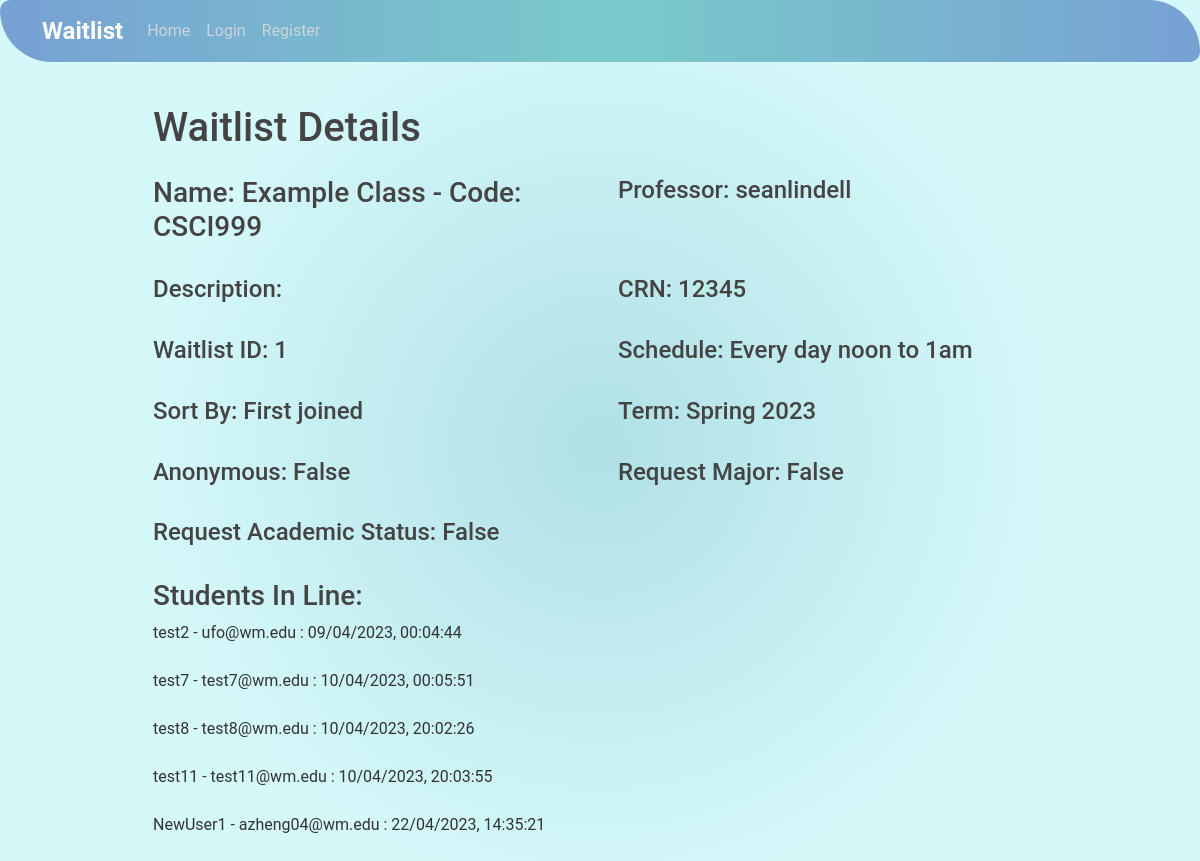
/studenthome/1/detail/, run on the app's committed database.
### studentview/models.py (models this page shows)
class ClassWaitlist(models.Model):
    className = models.CharField(max_length=200, name="className", verbose_name='Class Name')
    classDescription = models.TextField(verbose_name='Description', default=' ')
    classCode = models.CharField(max_length=200, verbose_name='Class Code')
    crn = models.IntegerField(default=0, verbose_name='CRN')
    schedule = models.CharField(max_length=200, verbose_name='Schedule')
    sortType = models.CharField(max_length=200, verbose_name='Sort Type')
    term = models.CharField(max_length=200, verbose_name='Term')
    professor = models.ForeignKey(User, on_delete=models.CASCADE)
    date_added = models.DateTimeField("date published")
    closed = models.BooleanField(default=False)  # Add this line
    anonymous_waitlist = models.BooleanField(default=False, verbose_name='Anonymous Waitlist')
    request_academic_status = models.BooleanField(default=False, verbose_name='Request Academic Status')
    request_major = models.BooleanField(default=False, verbose_name='Request Major')
    request_msg = models.BooleanField(default=False, verbose_name='Request Message')
    archived = models.BooleanField(default=False, verbose_name="Archived")
    def __str__(self):
        return self.className

class StudentTicket(models.Model):
    class_waitlist = models.ForeignKey(ClassWaitlist, on_delete=models.CASCADE)
    date_joined = models.DateTimeField("date joined")
    student = models.ForeignKey(User, on_delete=models.CASCADE)
    position = models.IntegerField(default=0)  # Add this line
    waitlist_status = models.CharField(max_length=1, default="p") #a = accept r = reject p = pending
    student_academic_status = models.CharField(max_length=20, verbose_name='Academic Status', default = '')
    student_major = models.CharField(max_length=100, verbose_name='Major', default='')
    msg = models.CharField(max_length=200, verbose_name='Message for Professor', default='')
    def __str__(self):
        return_msg = str(self.student) + " - " + str(self.student.email)
        if self.student_major != '':
            return_msg += " - " + str(self.student_major) + " Major"
        if self.student_academic_status != '':
            return_msg += " - " + str(self.student_academic_status)
        return return_msg + ' : ' + str(self.date_joined.strftime("%d/%m/%Y, %H:%M:%S"))

### studentview/views.py (the view)
# urls.py: path("<int:pk>/detail/", views.DetailView.as_view(), name='detail'),
class DetailView(generic.DetailView):
    model = ClassWaitlist
    template_name = 'studentview/detail.html'
    def get_context_data(self, **kwargs):
        print(kwargs)
        context = super().get_context_data(**kwargs)
        context['isProfessor'] = self.request.user.groups.filter(name='Professor').exists()
        context['ownsClass'] = self.request.user.id == kwargs['object'].professor.pk
        context['anonymous_waitlist'] = kwargs['object'].anonymous_waitlist
        return context

### studentview/templates/studentview/detail.html (shortened to what this page needs)
{% extends "studentview/base.html" %}
{% block content %}
<div class="container" style="padding: 40px;">
    <h1>Waitlist Details</h1>
    <div class="row mt-4">
        <div class="col-md-6">
            <h3>Name: {{ classwaitlist.className }} - Code: {{ classwaitlist.classCode }}</h3>
        </div>
        <div class="col-md-6">
            <h4>Professor: {{ classwaitlist.professor }}</h4>
        </div>
    </div>
    <div class="row mt-4">
        <div class="col-md-6">
            <h4>Description: {{ classwaitlist.classDescription }}</h4>
        </div>
        <div class="col-md-6">
            <h4>CRN: {{ classwaitlist.crn }}</h4>
        </div>
    </div>
    <div class="row mt-4">
        <div class="col-md-6">
            <h4>Waitlist ID: {{ classwaitlist.id }}</h4>
        </div>
        <div class="col-md-6">
            <h4>Schedule: {{ classwaitlist.schedule }}</h4>
        </div>
    </div>
    <div class="row mt-4">
        <div class="col-md-6">
            <h4>Sort By: {{ classwaitlist.sortType }}</h4>
        </div>
        <div class="col-md-6">
            <h4>Term: {{ classwaitlist.term }}</h4>
        </div>
    </div>
    <div class="row mt-4">
        <div class="col-md-6">
            <h4>Anonymous: {{ classwaitlist.anonymous_waitlist }}</h4>
        </div>
        <div class="col-md-6">
            <h4>Request Major: {{ classwaitlist.request_major }}</h4>
        </div>
    </div>
    <div class="row mt-4">
        <div class="col-md-6">
            <h4>Request Academic Status: {{ classwaitlist.request_academic_status }}</h4>
        </div>
    </div>
    <h3 class="mt-4">Students In Line:</h3>
        {% for studentticket in classwaitlist.studentticket_set.all|dictsort:"position" %}
        <div class="row mt-2">
            <div class="col-md-12">
                <p>
                    {% if classwaitlist.anonymous_waitlist and not isProfessor and studentticket.student != user %}
                        Anonymous Student: {{studentticket.date_joined|date:"d/m/Y, H:i:s"}}
                    {% else %}
                        {{ studentticket }}
                    {% endif %}
                </p>
            </div>
        </div>
    {% endfor %}
    </div>
    {% endblock content %}

### studentview/static/studentview/main.css (style rules this page uses)
:root { --banner-gradient-1: #5100e7; --banner-gradient-2: #3b4a5a; }
html, body { height: 100%; display: flex; flex-direction: column; font-family: 'Roboto', sans-serif; }
body { background: radial-gradient(circle closest-side, #B0E0E6, #d5f8f9); color: #333333; margin-top: 4rem; overflow-x: hidden; }
h1, h2, h3, h4, h5, h6 { color: #444444; font-weight: 500; }

### studentview/templates/studentview/base.html (style rules this page uses)
body { animation: fadeIn 1s ease-out 1 both; }

### data on the page
ClassWaitlist: className "Example Class", classCode "CSCI999", professor "seanlindell", crn "12345", id "1", schedule "Every day noon to 1am", sortType "First joined", term "Spring 2023", anonymous_waitlist "False", request_major "False", request_academic_status "False"
StudentTicket: student+student_major+student_academic_status "test2 - ufo@wm.edu : 09/04/2023, 00:04:44"
StudentTicket: student+student_major+student_academic_status "test7 - test7@wm.edu : 10/04/2023, 00:05:51"
StudentTicket: student+student_major+student_academic_status "test8 - test8@wm.edu : 10/04/2023, 20:02:26"
StudentTicket: student+student_major+student_academic_status "test11 - test11@wm.edu : 10/04/2023, 20:03:55"
StudentTicket: student+student_major+student_academic_status "NewUser1 - azheng04@wm.edu : 22/04/2023, 14:35:21"
